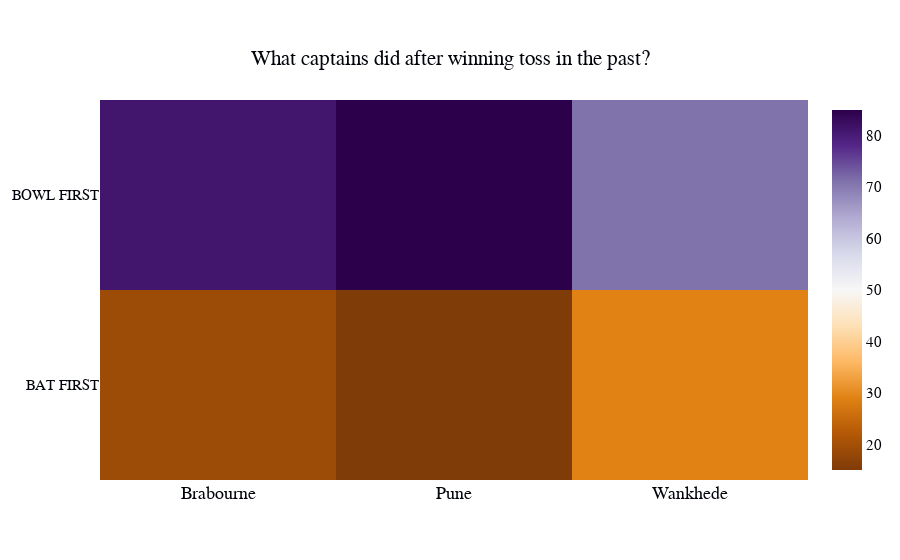

The notebook cell this image was saved under:
### Code cell
toss_decision = summary_2022.groupby(['location','decision'])['id'].count().reset_index()
toss_decision.rename(columns={'id':'count'},inplace=True)
total_games = summary_2022.groupby(['location'])['id'].count().reset_index()
total_games.rename(columns={'id':'total_games'},inplace=True)
total_games_map = dict(zip(total_games['location'], total_games['total_games']))
#toss_decision 
toss_decision['percent'] = toss_decision.apply(lambda row: round(row['count'] / total_games_map[row['location']],2)*100, axis=1)
#toss_decision

#Plot
fig = go.Figure(data=go.Heatmap(name='toss-Stats',
                   z=toss_decision['percent'],
                   x=toss_decision['location'],
                   y=toss_decision['decision'],
                   hoverongaps = True,
                   colorscale = 'puor',
                    hovertemplate = 'Decision : %{y}<br>Ground : %{x}<br><b>Percent :%{z}%</b>'))
fig.update_layout(xaxis= { 'tickfont' : {'size':18},  "zeroline":False, "showgrid":False,
                         "fixedrange": False,
                                                    "tickangle" : 0
                        }, 
                   title = { 'text' : 'What captains did after winning toss in the past?',
                          'x':0.5,
                        'xanchor': 'center',
                        'yanchor': 'top'
                        },
                  #title_font_family = 'Computer Modern',
                 yaxis={'title':None,"zeroline":False, "showgrid":False,
                         "fixedrange": False},
                 font=dict(family='Computer Modern',size=15, color="#00040a"),
                 showlegend=True,
                plot_bgcolor="#f5f3e9",
                margin={"r":20, "l":30}
                 )
iplot(fig)

### Figure 1 — Plotly figure (JSON) as saved in the notebook; plotly's stock layout.template omitted (floating-point values rounded to 4 significant figures)
{"data": [{"colorscale": [[0, "rgb(127,59,8)"], [0.1, "rgb(179,88,6)"], [0.2, "rgb(224,130,20)"], [0.3, "rgb(253,184,99)"], [0.4, "rgb(254,224,182)"], [0.5, "rgb(247,247,247)"], [0.6, "rgb(216,218,235)"], [0.7, "rgb(178,171,210)"], [0.8, "rgb(128,115,172)"], [0.9, "rgb(84,39,136)"], [1, "rgb(45,0,75)"]], "hoverongaps": true, "hovertemplate": "Decision : %{y}<br>Ground : %{x}<br><b>Percent :%{z}%</b>", "name": "toss-Stats", "type": "heatmap", "x": ["Brabourne", "Brabourne", "Pune", "Pune", "Wankhede", "Wankhede"], "y": ["BAT FIRST", "BOWL FIRST", "BAT FIRST", "BOWL FIRST", "BAT FIRST", "BOWL FIRST"], "z": [19, 81, 15, 85, 29.0, 71]}], "layout": {"font": {"color": "#00040a", "family": "Computer Modern", "size": 15}, "margin": {"l": 30, "r": 20}, "plot_bgcolor": "#f5f3e9", "showlegend": true, "title": {"text": "What captains did after winning toss in the past?", "x": 0.5, "xanchor": "center", "yanchor": "top"}, "xaxis": {"fixedrange": false, "showgrid": false, "tickangle": 0, "tickfont": {"size": 18}, "zeroline": false}, "yaxis": {"fixedrange": false, "showgrid": false, "zeroline": false}}}
